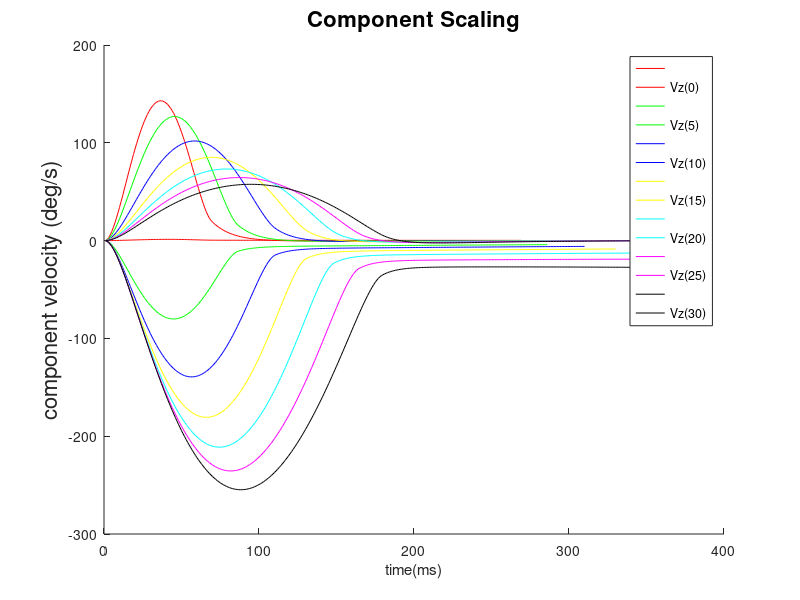
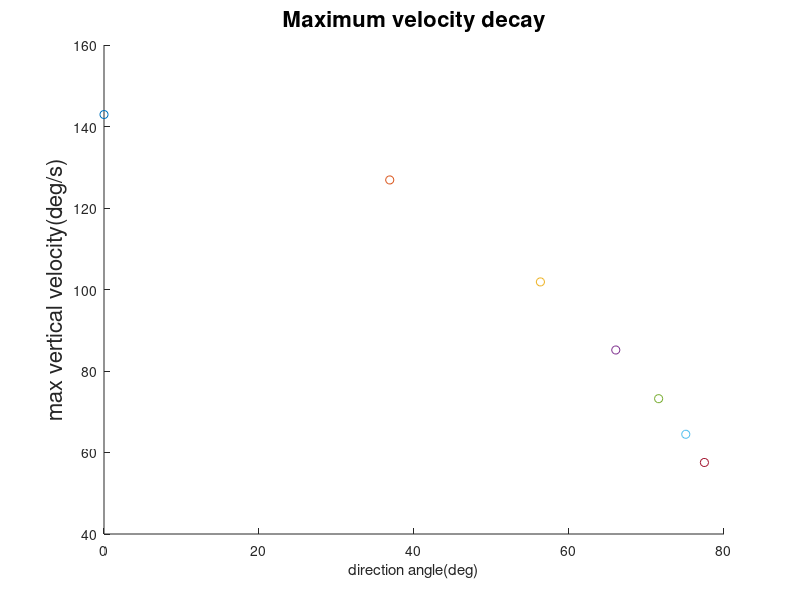

These charts were generated, in order, by the following MATLAB code:
%% Check component scaling 
load('sacc_zeroinit_check_compnent_scaling.mat');
%%%%%%%%%%%%%%%%%%%%%%%%%%%% Reza, you have to run this with the nonlinear control and simulator
%For scaling
% for i = 1:7
%     goal_x(i) = 0;
%     goal_z(i) = (i-1)*0.045;
%     goal_y(i) = 0.06;
% end
% 
% all_goals_sequence = [goal_x; goal_y; goal_z];
%%%%%%%%%%%%%%%%%%%%%%%%%%%%%%%%%%%%%%%%%%%%%%%%%%%%%%%%%
amp = [0 5 10 15 20 25 30];
color = [[1 0 0]; [0 1 0] ; [0 0 1]; [1 1 0]; [0 1 1] ; [1 0 1] ;[0 0 0]];
for i=1:length(simresult)
  angle(i) = atan2d(simresult(i).x_des(3),simresult(i).x_des(2));
  velocity_v = simresult(i).statevec(:,5)*180/pi;
  velocity_h = simresult(i).statevec(:,6)*180/pi;
  max_v(i) = max(velocity_v); 
  a(i) = cos(angle(i))*max_v(1);
  figure(1);
  hold on
  plot(-velocity_h,'color',color(i,:));
  plot(velocity_v,'color',color(i,:));
  xlabel('time(ms)');
  ylabel('component velocity (deg/s)','fontsize',16);
  title('Component Scaling','fontsize',16);
  figure(2)
  hold on
  scatter(angle(i),max(velocity_v));
  xlabel('direction angle(deg)');
  ylabel('max vertical velocity(deg/s)','fontsize',16);
  title('Maximum velocity decay','fontsize',16);
  velocity_v = 0;
  velocity_h = 0;
end
figure(1)
legend('','Vz(0)','','Vz(5)','','Vz(10)','','Vz(15)','','Vz(20)','','Vz(25)','','Vz(30)');
